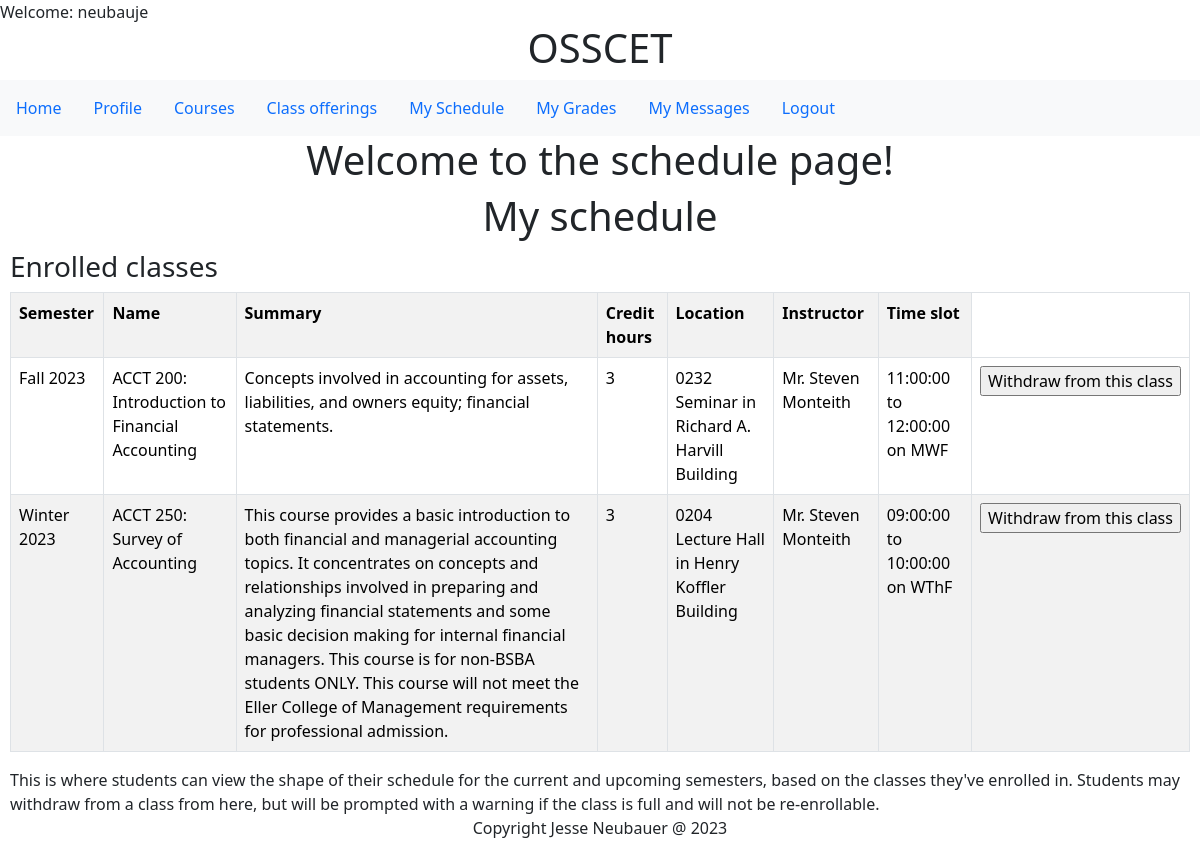
The app's page /schedule.php (signed in), older data.
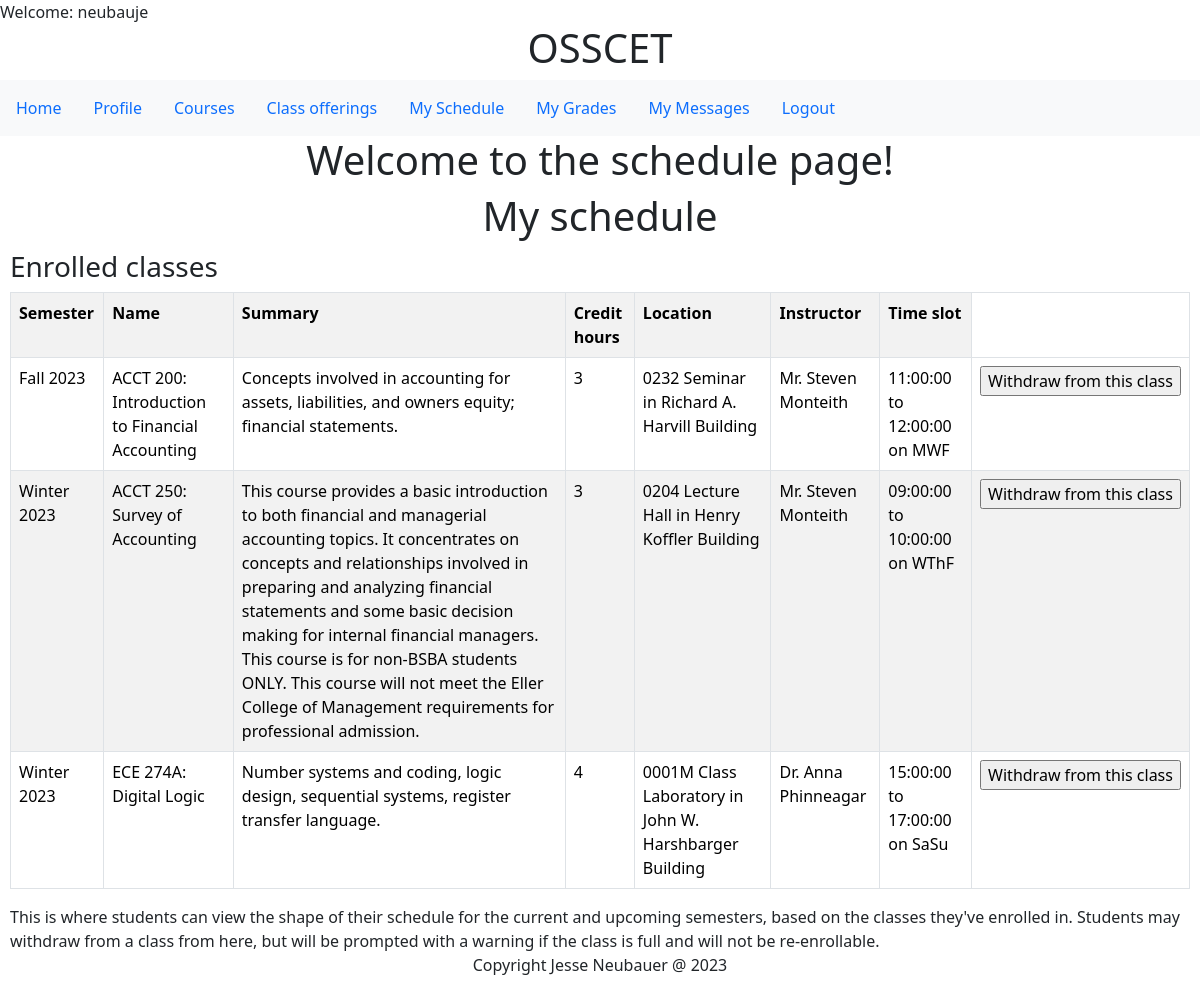
The same page, newer data.
### tables this page shows
CREATE TABLE `enrollment` (
  `class_id` bigint(20) NOT NULL,
  `user_id` bigint(20) NOT NULL,
  `enrollment_date` timestamp NOT NULL DEFAULT current_timestamp() ON UPDATE current_timestamp(),
  `enrollment_status` char(1) DEFAULT NULL,
  `grade` double DEFAULT NULL
);

CREATE TABLE `semesters` (
  `semester_name` varchar(50) NOT NULL,
  `start_date` date NOT NULL,
  `end_date` date NOT NULL
);

CREATE TABLE `courses` (
  `course_id` varchar(10) NOT NULL,
  `course_name` varchar(100) NOT NULL,
  `summary` varchar(1000) DEFAULT NULL,
  `credits` int(11) NOT NULL,
  `track_id` int(11) NOT NULL,
  `prerequesites` tinyint(1) DEFAULT NULL,
  `default_max_capacity` int(11) DEFAULT NULL
);

CREATE TABLE `rooms` (
  `room_id` varchar(10) NOT NULL,
  `room_name` varchar(45) NOT NULL,
  `building_name` varchar(200) DEFAULT NULL,
  `capacity` int(11) NOT NULL,
  `ada_accessible` tinyint(1) DEFAULT NULL,
  `building_address` varchar(200) DEFAULT NULL
);

CREATE TABLE `teachers` (
  `user_id` int(11) NOT NULL,
  `teacher_id` varchar(20) NOT NULL,
  `password` varchar(45) NOT NULL,
  `role_id` int(11) DEFAULT NULL,
  `email` varchar(45) DEFAULT 'teacher@uagc.edu',
  `phone` varchar(45) DEFAULT '(111)222-3333',
  `prefix` varchar(5) DEFAULT 'Mx.',
  `first_name` varchar(45) NOT NULL,
  `last_name` varchar(45) NOT NULL,
  `ssn` varchar(20) DEFAULT '111-22-3333',
  `hire_date` date NOT NULL DEFAULT current_timestamp(),
  `mailing_address` varchar(500) DEFAULT '1401 University of AZ, Tucson, AZ, 85719',
  `salary` double DEFAULT NULL,
  `bio_summary` varchar(1000) DEFAULT 'This is a placeholder for where your biography/summary should go. It will be shown to students, describing you. Please put it in 3rd person and make sure to include your pronouns.'
);

CREATE TABLE `offerings` (
  `class_id` bigint(20) NOT NULL,
  `course_id` varchar(10) NOT NULL,
  `teacher_user_id` bigint(20) NOT NULL,
  `room_id` varchar(10) NOT NULL,
  `occupancy` int(11) DEFAULT NULL,
  `vacancies` int(11) DEFAULT NULL,
  `semester_name` varchar(50) NOT NULL,
  `start_time` time DEFAULT NULL,
  `end_time` time DEFAULT NULL,
  `monday` tinyint(1) DEFAULT NULL,
  `tuesday` tinyint(1) DEFAULT NULL,
  `wednesday` tinyint(1) DEFAULT NULL,
  `thursday` tinyint(1) DEFAULT NULL,
  `friday` tinyint(1) DEFAULT NULL,
  `saturday` tinyint(1) DEFAULT NULL,
  `sunday` tinyint(1) DEFAULT NULL
);

### schedule_student.php (the view, shortened to what this page needs)
<!DOCTYPE html>
<html lang="en">
<head>
</head>
<body>
<div class="container text-center">
<h1>My schedule</h1>
</div>
</head>
<body>
    <div class="bs-example">
            <div class="row">
                <div class="col-md-12">
                    <div class="page-header clearfix">
                        <h3 class="pull-left">Enrolled classes</h3>
                    </div>
                    <?php
                    include_once 'db.php';
         $user_id = $_SESSION['user_id'];
         $result = mysqli_query($conn,"SELECT * FROM enrollment
                    INNER JOIN offerings on enrollment.class_id=offerings.class_id
                    INNER JOIN teachers ON offerings.teacher_user_id=teachers.user_id
                    INNER JOIN courses ON offerings.course_id=courses.course_id
                    INNER JOIN rooms ON offerings.room_id=rooms.room_id
                    INNER JOIN semesters ON offerings.semester_name=semesters.semester_name
                    WHERE enrollment.user_id = '$user_id' and enrollment_status = 'a'
                    ORDER BY `start_date`, `start_time`");
                    if ($result->num_rows > 0) {
                        ?>
                          <table class='table table-bordered table-striped'>
                           <th>Semester</th>
                           <th>Name</th>
                            <th>Summary</th>
                            <th>Credit hours</th>
                            <th>Location</th>
                            <th>Instructor</th>
                            <th>Time slot</th>
                        <?php
                        while($row = mysqli_fetch_array($result)) {
                            $teacher_name = $row['prefix'] . ' ' . $row['first_name'] . ' ' . $row['last_name'];
                            $location = $row['room_name'] . ' in ' . $row['building_name'];
                            $class_days = "";
                            if($row['monday'] == 1){$class_days = $class_days . 'M';}
                            if($row['wednesday'] == 1){$class_days = $class_days . 'W';}
                            if($row['thursday'] == 1){$class_days = $class_days . 'Th';}
                            if($row['friday'] == 1){$class_days = $class_days . 'F';}
                            if($row['saturday'] == 1){$class_days = $class_days . 'Sa';}
                            if($row['sunday'] == 1){$class_days = $class_days . 'Su';}
                            $time_slot = $row['start_time'] . ' to ' . $row['end_time'] . ' on ' . $class_days;
                        ?>
                        <tr>
                            <td><?php echo $row["semester_name"]; ?></td>
                            <td><?php echo $row["course_id"]; echo ': '; echo $row["course_name"]; ?></td>
                            <td><?php echo $row["summary"]; ?></td>
                            <td><?php echo $row["credits"]; ?></td>
                            <td><?php echo $location; ?></td>
                            <td><?php echo $teacher_name; ?></td>
                            <td><?php echo $time_slot; ?></td>
                            <?php $displayed_class_id = $row["class_id"];
                            if($search_enrollments = $conn->prepare('SELECT * from enrollment where `class_id`=? and `user_id`=?')){
                                $search_enrollments->execute([$displayed_class_id, $user_id]);
                                $search_enrollments_result = $search_enrollments->get_result();
                            if($search_enrollments_result->num_rows <1){ ?>
                                <td><form method="POST" action="classes.php"><input type="hidden" name="class_id" value="<?php echo $row['class_id'] ?>"><input type="submit" name="enroll" value="Enroll in this class"></form></td> <?php }
                            else { ?>
                            <td><form method="POST" action="classes.php"><input type="hidden" name="class_id" value="<?php echo $row['class_id'] ?>"><input type="submit" name="withdraw" value="Withdraw from this class"></form></td>
                           <?php }} ?>
                        </tr>
                        <?php
                        }
                        ?>
                        </table>
                         <?php
                        }
                        else{
                            echo "No result found";
                        }?>
                </div>
            </div>
    <div>
    This is where students can view the shape of their schedule for the current and upcoming semesters, based on the classes they've enrolled in.
    Students may withdraw from a class from here, but will be prompted with a warning if the class is full and will not be re-enrollable.
</div>
</body>
</html>

### schedule.php (shortened to what this page needs)
<!DOCTYPE html>
<html lang="en">
<head>
<link rel="stylesheet" href="https://maxcdn.bootstrapcdn.com/bootstrap/5.3.1/css/bootstrap.min.css">
<link rel="stylesheet" href="https://maxcdn.bootstrapcdn.com/bootstrap/5.3.1/css/bootstrap-theme.min.css">
</head>
<body>
<?php include 'master.php';?>
<div class="container text-center">
<h1>Welcome to the schedule page!</h1>
</div>
<?php
if($_SESSION['role_id'] == 1){
    require_once 'schedule_student.php';
}
?>
<?php include 'footer.php';?>
</body>
</html>

### master.php (shortened to what this page needs)
<?php
if( isset($_SESSION['username']))
echo "Welcome: " . $_SESSION['username'];
?>
<!DOCTYPE html>
<html lang="en">
<head>
<link rel="stylesheet" href="https://stackpath.bootstrapcdn.com/bootstrap/4.3.1/css/bootstrap.min.css">
</head>
<body>
<div class="container text-center">
<h1>OSSCET</h1>
</div>
<nav class="navbar navbar-expand-lg navbar-light bg-light">
<ul class="nav">
<li class="nav-item"><a class="nav-link active" href=index.php>Home</a></li>
<?php
if( isset($_SESSION['username']))
{$user_id = $_SESSION['user_id'];
echo '<li class="nav-item"><a class="nav-link active" href="profile.php"><span class="glyphicon glyphicon-briefcase"></span> Profile</a></li>';
echo '<li class="nav-item"><a class="nav-link active" href="courses.php"><span class="glyphicon glyphicon-briefcase"></span> Courses</a></li>';
echo '<li class="nav-item"><a class="nav-link active" href="classes.php"><span class="glyphicon glyphicon-off"></span> Class offerings</a></li>';
echo '<li class="nav-item"><a class="nav-link active" href="schedule.php"><span class="glyphicon glyphicon-off"></span> My Schedule</a></li>';
echo '<li class="nav-item"><a class="nav-link active" href="grades.php"><span class="glyphicon glyphicon-off"></span> My Grades</a></li>';
echo '<li class="nav-item"><a class="nav-link active" href="messages.php"><span class="glyphicon glyphicon-off"></span> My Messages';
echo '</a></li>';
echo '<li class="nav-item"><a class="nav-link active" href="logout.php"><span class="glyphicon glyphicon-off"></span> Logout</a></li>';
}
else
{
echo '<li class="nav-item"><a class="nav-link active" href="login.php"><span class="glyphicon glyphicon-user"></span> Login</a></li>';
echo '<li class="nav-item"><a class="nav-link active" href="registration.php"><span class="glyphicon glyphicon-pencil"></span> Registration</a></li>';
}
?>
</ul>
</nav>
</body>
</html>

### footer.php (shortened to what this page needs)
<!DOCTYPE html>
<html lang="en">
<head>
<link rel="stylesheet" href="https://maxcdn.bootstrapcdn.com/bootstrap/5.3.1/css/bootstrap.min.css">
<link rel="stylesheet" href="https://maxcdn.bootstrapcdn.com/bootstrap/5.3.1/css/bootstrap-theme.min.css">
</head>
<body>
<div class="navbar-fixed-bottom row-fluid">
<div class="navbar-inner">
<div class="container text-center">
Copyright Jesse Neubauer @ 2023
</div>
</div>
</div>
</body>
</html>

### schedule_student.php (style rules this page uses)
.bs-example { margin: 10px; }

Row changes from the older to the newer data that the page shows:
now on this page (row edited): enrollment: semesters.semester_name "Winter 2023", courses.course_id "ECE 274A", courses.course_name "Digital Logic", courses.summary "Number systems and coding, logic design, sequential systems, register transfer language.", courses.credits "4", rooms.room_name+building_name "0001M Class Laboratory in John W. Harshbarger Building", teachers.prefix+first_name+last_name "Dr. Anna Phinneagar", class.end_time "15:00:00 to 17:00:00 on SaSu"
